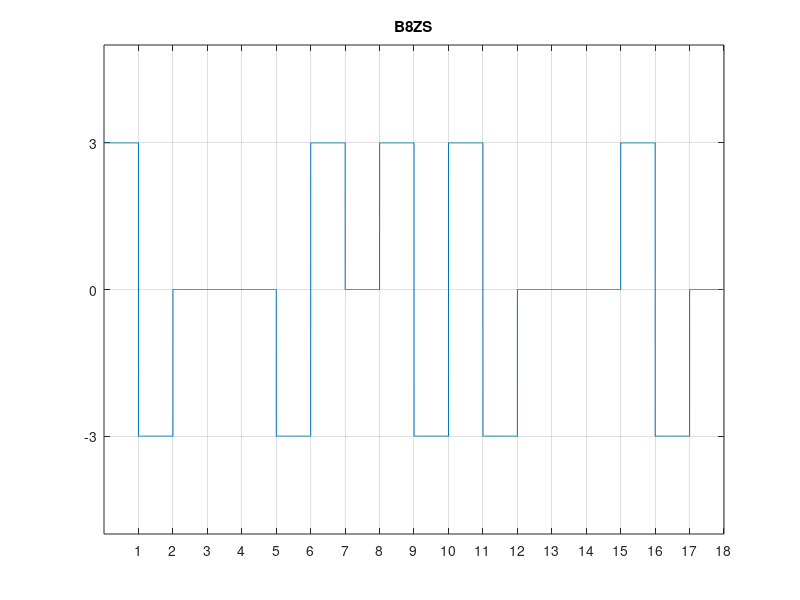

Source code (MATLAB):
% University of Rajshahi
% Name : Nakul Deb Nath
% Dept : CSE
% Date : 27-11-2018

clear;
clear all;
clc;

n=[1 1 0 0 0 0 0 0 0 0 1 1 0 0 0 1 1 0 ];
%n = input('Enter the bit Stream : ');

v = 3;
v1 = 3;
count = 0;
for index = 1:length(n)
  
    if n(index)==1;
        bitsArray(index) = v;
        v = -v;
        count = 0;
    else
        bitsArray(index) = 0;
        count = count + 1;
        if count == 8
            count = 0;
            if v < 0
                bitsArray(index-7) = 0;
                bitsArray(index-6) = 0;
                bitsArray(index-5) = 0;
                bitsArray(index-4) = v1;
                bitsArray(index-3) = -v1;
                bitsArray(index-2) = 0;
                bitsArray(index-1) = -v1;
                bitsArray(index) = v1;

            else
                bitsArray(index-7) = 0;
                bitsArray(index-6) = 0;
                bitsArray(index-5) = 0;
                bitsArray(index-4) = -v1;
                bitsArray(index-3) = v1;
                bitsArray(index-2) = 0;
                bitsArray(index-1) = v1;
                bitsArray(index) = -v1;

            end
        end
    end
end

i=1;
t = 0:0.001:length(n);
bt = 1/0.001;
for index = 1:length(t)
    if t(index) <= i;
        y(index)=bitsArray(i);
    else
        y(index) = bitsArray(i);
        i = i+1;
    end
end

plot(t,y);
axis([0 length(n) -5 5]);
set(gca,'YTick', [-3 0 3])
set(gca,'XTick', 1:length(n))
title('B8ZS')
hold on;
grid on;




v = 3;
count = 0;
v1 = -v;
ck = 0;

for j = 1:length(y)/bt
    if ck == 1
        count = count + 1;
        if count == 4;
            count = 0;
            ck = 0;
        end
    elseif v1 == y(j*bt)
        resiveBit(j) = 0;
        resiveBit(j+1) = 0;
        resiveBit(j+2) = 0;
        resiveBit(j+3) = 0;
        resiveBit(j+4) = 0;
        ck = 1;
    elseif y(j*bt) == v;
        v1 = y(j*bt);
        resiveBit(j) = 1;
    elseif y(j*bt) == -v
        resiveBit(j) = 1;
        v1 = y(j*bt);
    else
        resiveBit(j) = 0;
    end
end

display(resiveBit);
